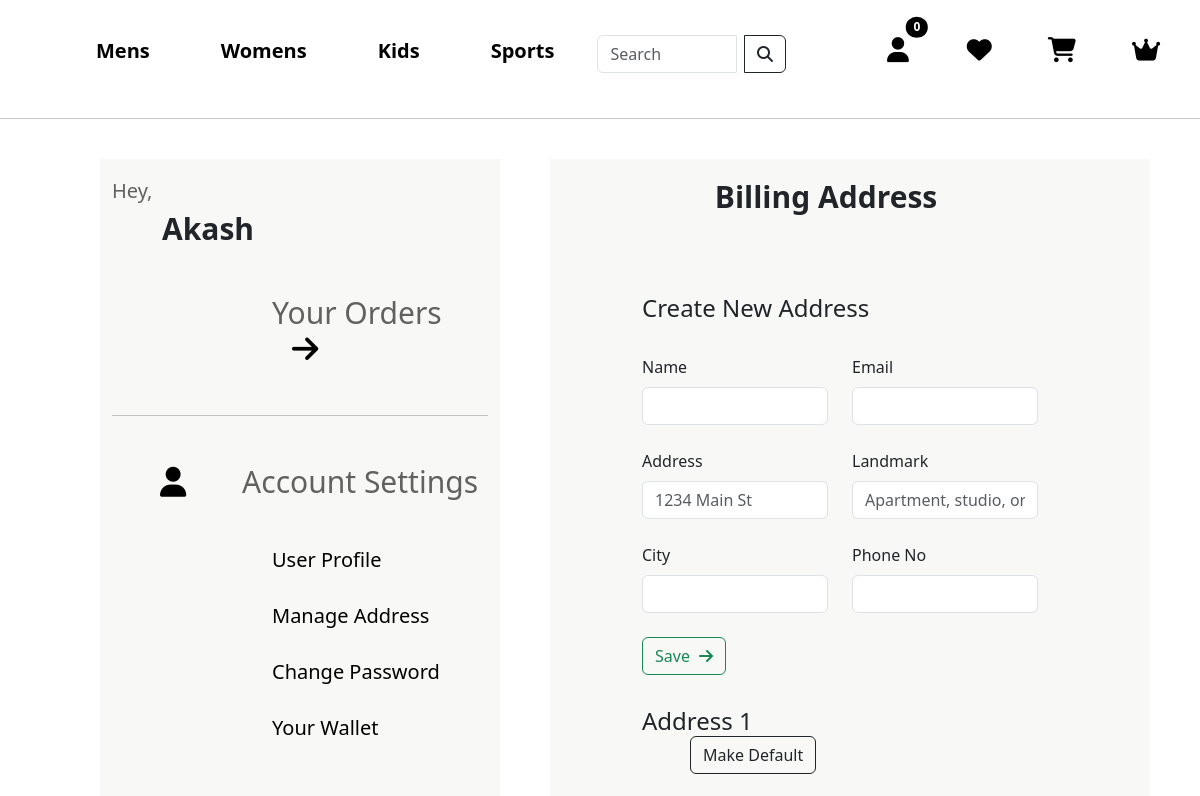
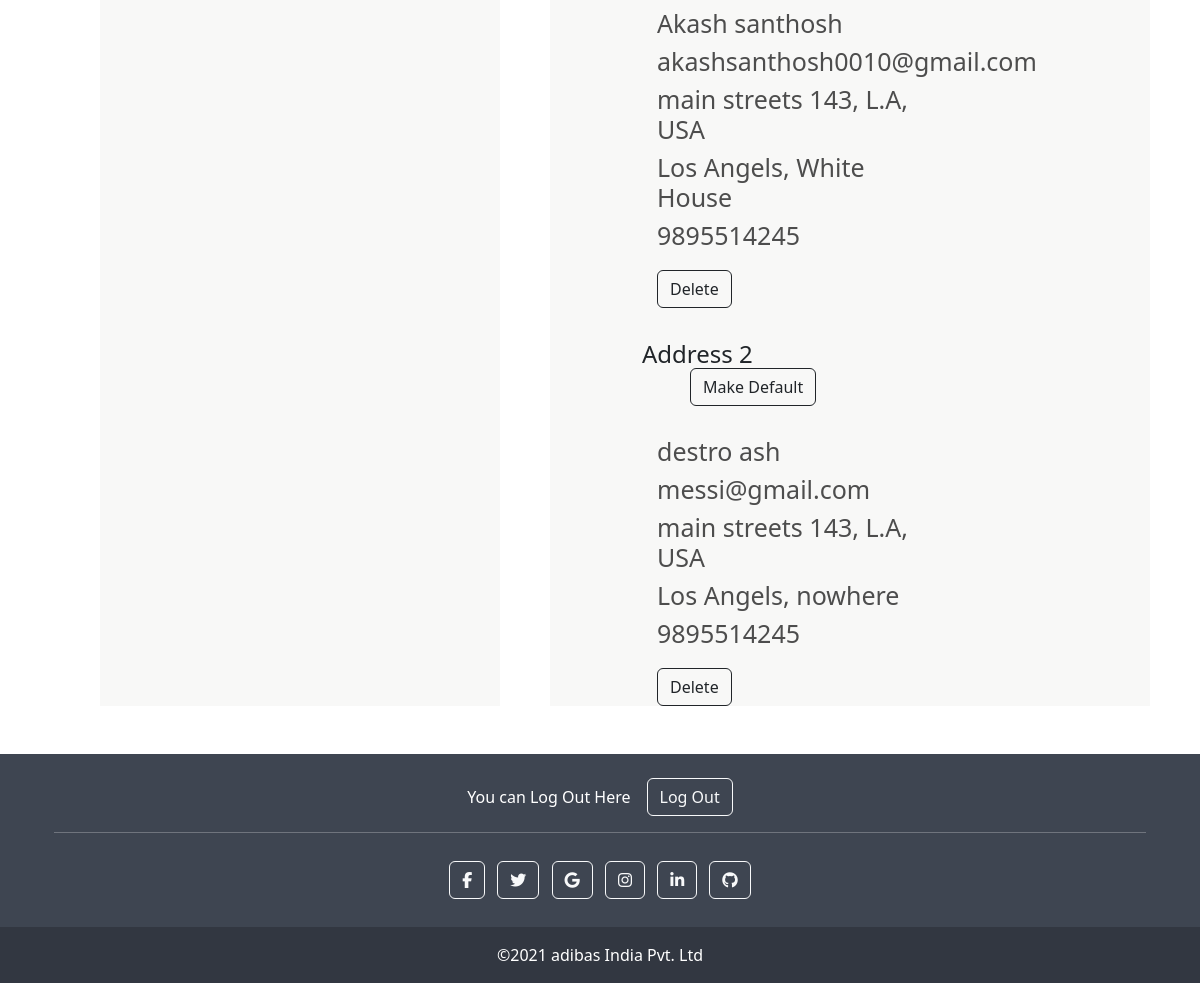
The page /user_address/ (signed in) on the database its author committed (2 pictures, top to bottom).
### core/models.py (models this page shows, shortened)
class TopCategory(models.Model):
    tcid = ShortUUIDField(unique=True, length=10, max_length=20, prefix='tcat', alphabet="abcdefgh12345")
    title = models.CharField(max_length=200)
    class Meta:
        verbose_name_plural = "Top Categories"

class Address(models.Model):
    user = models.ForeignKey(CustomUser, on_delete=models.SET_NULL, null=True)
    name = models.CharField(max_length=100, null=True)
    address = models.CharField(max_length=100, null=True)
    phone_no = models.CharField(max_length=12, null=True)
    city = models.CharField(max_length=100, null=True)
    landmark = models.CharField(max_length=100, null=True)
    email = models.EmailField()
    status = models.BooleanField(default=False)
    class Meta:
        verbose_name_plural = "Address"

### userauth/models.py (models this page shows)
class CustomUser(AbstractUser):
    username = models.CharField(max_length=100,unique=True)
    email = models.EmailField()
    password = models.CharField(max_length=100)
    is_blocked = models.BooleanField(default=False)
    f_name = models.CharField(max_length=100, null=True)
    s_name = models.CharField(max_length=100, null=True)
    phone_no = models.CharField(max_length=12, null=True)
    password_reset_token = models.CharField(max_length=255, blank=True, null=True)
    referral_code = models.CharField(max_length=20, unique=True, blank=True, null=True)
    referral_code_used = models.BooleanField(default=False)
    bonus = models.IntegerField(null=True, blank=True, default=100)

### core/views.py (the view, shortened to what this page needs)
# urls.py: path('user_address/', views.user_address, name='user_address'),
def user_address(request):
    user = request.user
    try:
        user_details = Address.objects.filter(user=user)
    except Address.DoesNotExist:
        user_details = None
    context = {'user_details' : user_details}
    return render(request, 'user_address.html', context)

### core/context_processor.py (called while the page is built)
def default(request):
    top = TopCategory.objects.all()
    cat = Category.objects.all()
    min_max_price = Product.objects.aggregate(Min('price'), Max('price'))
    return {
        'top':top,
        'cat': cat,
        'min_max_price': min_max_price
    }

### templates/user_address.html (shortened to what this page needs)
{% extends 'base.html' %}
{% block content %}
{% load static %}
<link rel="stylesheet" type="text/css" href="{% static 'profile.css' %}">
<section>
    <div class="container-fluid">
        <div class="row">
            <div class="col-lg-4" style="background-color: rgb(248, 248, 247); margin-left: 100px;">
                <div class="name" style="margin-top: 20px;">
                    <h6 style="font-size: 20px; color: rgb(97, 97, 97);">Hey,</h6>
                    <h5 style="font-size: 30px; margin-left: 50px; font-weight: 600;">{{ request.user | title }}</h5>
                </div>
                <div class="orders">
                    <a style="text-decoration: none; color: black;" href="{% url 'order_list' %}"><h6 style="font-size: 30px;  margin-left:10rem; margin-top: 3rem; color:rgb(97, 97, 97);">Your Orders <i class="fa fa-arrow-right" style="margin-left: 20px; color: black;"></i></h6></a>
                </div>
                <br>
                <hr>
                <div class="setting">
                    <h6 style="font-size: 30px; margin-top: 3rem; color:rgb(97, 97, 97);"><i class="fa-solid fa-user" style="color: black; margin-left: 3rem;"></i> <span style="margin-left: 3rem;">Account Settings</span></h6>
                    <div class="user-profile">
                        <a style="text-decoration: none; color: black;" href="{% url 'user_profile' %}"><h6 style="font-size: 20px; margin-top: 3rem; margin-left: 10rem;">User Profile</h6></a>
                    </div>
                    <div class="manage-address">
                        <a style="text-decoration: none; color: black;" href=""><h6 style="font-size: 20px; margin-top: 2rem; margin-left: 10rem;">Manage Address</h6></a>
                    </div>
                    <div class="manage-address">
                        <a style="text-decoration: none; color: black;" href="{% url 'change_password' %}"><h6 style="font-size: 20px; margin-top: 2rem; margin-left: 10rem;">Change Password</h6></a>
                    </div>
                    <div class="manage-address">
                        <a style="text-decoration: none; color: black;" href="{% url 'wallet' %}"><h6 style="font-size: 20px; margin-top: 2rem; margin-left: 10rem;">Your Wallet</h6></a>
                    </div>
                </div>
            </div>
            <div class="col-lg-6" style="margin-left: 50px; background-color: rgb(248, 248, 247);">
                <div class="contents" style="margin-left: 80px;">
                    <div class="title" style="padding: 10px;">
                        <h3 style="font-size: 30px; font-weight: 700; text-align: center; margin-right: 8rem; margin-bottom: 20px; margin-top: 10px;">Billing Address</h3>
                    </div>
                    <form class="row g-4" style="margin-top: 25px; padding-right: 100px;" method="post">
                        <h4>Create New Address</h4>
                        <div class="col-md-6">
                            <label for="inputEmail4" class="form-label">Name</label>
                            <input type="text" name="name" value="" class="form-control" id="inputEmail4">
                        </div>
                        <div class="col-md-6">
                            <label for="inputPassword4" class="form-label">Email</label>
                            <input type="email" name="email" value="" class="form-control" id="inputPassword4">
                        </div>
                        <div class="col-6">
                            <label for="inputAddress" class="form-label">Address</label>
                            <input type="text" name="address" class="form-control" value="" id="inputAddress" placeholder="1234 Main St">
                        </div>
                        <div class="col-6">
                            <label for="inputAddress2" class="form-label">Landmark</label>
                            <input type="text" name="landmark" class="form-control" value="" id="inputAddress2" placeholder="Apartment, studio, or floor">
                        </div>
                        <div class="col-md-6">
                            <label for="inputCity" class="form-label">City</label>
                            <input type="text" name="city" value="" class="form-control" id="inputCity">
                        </div>
                        <div class="col-md-6">
                            <label for="inputZip" class="form-label">Phone No</label>
                            <input type="tel" name="phone_no" value="" class="form-control" id="inputZip">
                        </div>
                        <div class="col-12">
                            <button type="submit" class="btn btn-outline-success">Save <i style="margin-left: 5px;" class="fa-solid fa-arrow-right"></i></button>
                        </div>
                    </form>
                </div>
                <div class="row" >
                    {% for user in user_details %}
                    <div class="col-md-6" style="margin-left: 5rem; margin-top: 2rem;">
                        <h4>Address {{ forloop.counter }}
                            {% if user.status %}
                            <span style="margin-left: 4rem;">
                                <i data-address-id="{{ user.id }}" style="margin-left: -3rem;" class="fa-solid fa-circle-check check{{ user.id }} check"></i>
                                <button data-address-id="{{ user.id }}" style="margin-left: 1rem; display: none;" class="btn btn-outline-dark make-default-address button{{ user.id }} action_btn">Make Default</button>
                            </span>
                            {% else %}
                            <span>
                                <button data-address-id="{{ user.id }}" style="margin-left: 3rem;" class="btn btn-outline-dark make-default-address button{{ user.id }} action_btn">Make Default</button>
                            </span>
                            {% endif %}
                        </h4>
                        <div class="billing" style="margin-top: 30px; margin-left: 15px;">
                            <h5 style="font-size: 25px; margin-bottom: 8px; color: rgb(77, 77, 77);">{{ user.name }}</h5>
                            <h5 style="font-size: 25px; margin-bottom: 8px; color: rgb(77, 77, 77);">{{ user.email }}</h5>
                            <h5 style="font-size: 25px; margin-bottom: 8px; color: rgb(77, 77, 77);">{{ user.address}}</h5>
                            <h5 style="font-size: 25px; margin-bottom: 8px; color: rgb(77, 77, 77);">{{ user.city }}, {{ user.landmark }}</h5>
                            <h5 style="font-size: 25px; margin-bottom: 8px; color: rgb(77, 77, 77);">{{ user.phone_no }} </h5>
                        </div>
                        <div class="delete" style="margin-top: 20px;">
                            <a style="margin-left: 15px;" href="{% url 'delete_address' user.id %}"><button class="btn btn-outline-dark">Delete</button></a>
                        </div>
                    </div>
                    {% endfor %}
                </div>
            </div>
        </div>
    </div>
</section>
{% endblock content%}

### templates/base.html (shortened to what this page needs)
{% load static %}
<!doctype html>
<html lang="en">
    <head>
    <link href="https://cdn.jsdelivr.net/npm/bootstrap@5.0.2/dist/css/bootstrap.min.css" rel="stylesheet">
    <link rel="stylesheet" type="text/css" href="{% static 'style.css' %}">
    <link rel="stylesheet" href="//code.jquery.com/ui/1.13.2/themes/base/jquery-ui.css">
    <link rel="stylesheet" href="https://cdnjs.cloudflare.com/ajax/libs/font-awesome/6.4.2/css/all.min.css" />
</head>
<body>
    <nav class="navbar navbar-expand-lg navbar-light">
        <div class="container-fluid">
            <a class="navbar-brand" href="{% url 'home' %}"><img class="header-logo" src="https://freepngimg.com/thumb/categories/1497.png" alt=""></a>
            <div class="collapse navbar-collapse" id="navbarSupportedContent">
                <ul class="navbar-nav me-auto mb-2 mb-lg-0">
                    {% for t in top %}
                    {% if t.title == 'Sports' %}
                    <li class="nav-item">
                        <a class="nav-link active" aria-current="page" style="font-size: 20px; color: red;" href="{% url 'mens_categories_product' t.title  %}" >{{ t.title }}</a>
                    </li>
                    {% else %}
                    <li class="nav-item">
                        <a class="nav-link active" aria-current="page" style="font-size: 20px;" href="{% url 'mens_categories_product' t.title  %}">{{ t.title }}</a>
                    </li>
                    {% endif %}
                    {% endfor %}
                    <form class="d-flex" role="search" action="{% url 'search' %}" method="get">
                        <div style="margin-top: 5px; margin-left: 15px;" class="input-group">
                            <input class="form-control me-2" type="search" placeholder="Search" name="q" id="product" aria-label="Search">
                            <button class="btn btn-outline-dark" type="submit">
                                <i class="fa fa-search"></i>
                            </button>
                        </div>
                    </form>
                    <li class="nav-item dropdown">
                        <a class="" style="margin-left: 50px;" href="#" id="navbarDropdown" role="button" data-bs-toggle="dropdown" aria-expanded="false">
                            <i class="fa-solid fa-user"></i>
                        </a>
                    </li>
                    <li class="nav-item">
                        <a class="nav-link" style="margin-left: 10px;" href="#"><i class="fa-solid fa-heart" style="margin-left: -15px;"></i></a>
                    </li>
                    <li class="nav-item">
                        <a class="nav-link" href="{% url 'cart_view' %}"><i class="fa-solid fa-cart-shopping" style="margin-left: -15px;"></i><span class="position-absolute top-0 start-100 translate-middle badge rounded-circle cart-items-count" style="margin-left: -17.7rem; margin-top: 1.7rem; background-color: black;">
                            {{ request.session.cart_data_obj|length }}
                            </span>
                        </a>
                    </li>
                    {% if user.is_authenticated and user.is_superuser %}
                        <li class="nav-item">
                            <a class="nav-link" href="{% url 'admin_panel' %}"><i class="fa-solid fa-crown" style="margin-left: -15px;"></i></a>
                        </li>
                    {% endif %}
                </ul>
            </div>
        </div>
    </nav>
    <hr>
    <br>
    {% block content %}
    {% endblock content %}
<br><br>
    <footer
    class="text-center text-lg-start text-white"
    style="background-color: #3e4551"
    >
<div class="container p-4 pb-0">
<section class="">
    <p class="d-flex justify-content-center align-items-center">
        <span class="me-3">You can Log Out Here</span>
        <a href="{% url 'logout' %}"><button type="button" class="btn btn-outline-light btn-rounded">Log Out</button></a>
    </p>
</section>
<hr class="mb-4" />
<section class="mb-4 text-center">
<a
    class="btn btn-outline-light btn-floating m-1"
    href="https://www.facebook.com/adidasIN/?brand_redir=182162001806727"
    role="button"
    ><i class="fab fa-facebook-f"></i
></a>
<a
    class="btn btn-outline-light btn-floating m-1"
    href="https://twitter.com/adidas?lang=en"
    role="button"
    ><i class="fab fa-twitter"></i
></a>
<a
    class="btn btn-outline-light btn-floating m-1"
    href="https://www.adidas-group.com/en/about/profile/"
    role="button"
    ><i class="fab fa-google"></i
></a>
<a
    class="btn btn-outline-light btn-floating m-1"
    href="https://www.instagram.com/adidas/?hl=en"
    role="button"
    ><i class="fab fa-instagram"></i
></a>
<a
    class="btn btn-outline-light btn-floating m-1"
    href="https://www.linkedin.com/company/adidas/"
    role="button"
    ><i class="fab fa-linkedin-in"></i
></a>
<a
    class="btn btn-outline-light btn-floating m-1"
    href="https://github.com/adidas"
    role="button"
    ><i class="fab fa-github"></i
></a>
</section>
</div>
<div
    class="text-center p-3"
    style="background-color: rgba(0, 0, 0, 0.2)"
    >
    ©2021 adibas India Pvt. Ltd
</div>
</footer>
    <link href="https://cdn.jsdelivr.net/npm/bootstrap@5.3.0/dist/css/bootstrap.min.css" rel="stylesheet">
</body>
</html>

### static/style.css (style rules this page uses)
.navbar { padding: 1px; }
.navbar-brand { margin-right: 1rem; }
.navbar-nav { display: flex; align-items: center; }
.navbar-nav .nav-item a { font-family: 'Segoe UI', Tahoma, Geneva, Verdana, sans-serif !important; font-weight: 600; color: black !important; text-decoration: none !important; }
.nav-item { padding: 20px; margin-left: 15px; }
.nav-item .fa-solid { font-size: 25px; margin-left: 1rem; color: black; }

### rows shown on the page
TopCategory: title "Mens"
TopCategory: title "Womens"
TopCategory: title "Kids"
TopCategory: title "Sports"
CustomUser: user "Akash"
Address: name "Akash santhosh", email "akashsanthosh0010@gmail.com", address "main streets 143, L.A, USA", city "Los Angels", landmark "White House", phone_no "9895514245"
Address: name "destro ash", email "messi@gmail.com", address "main streets 143, L.A, USA", city "Los Angels", landmark "nowhere", phone_no "9895514245"

### other values the page prints
{{ request.session.cart_data_obj|length }} "0"
